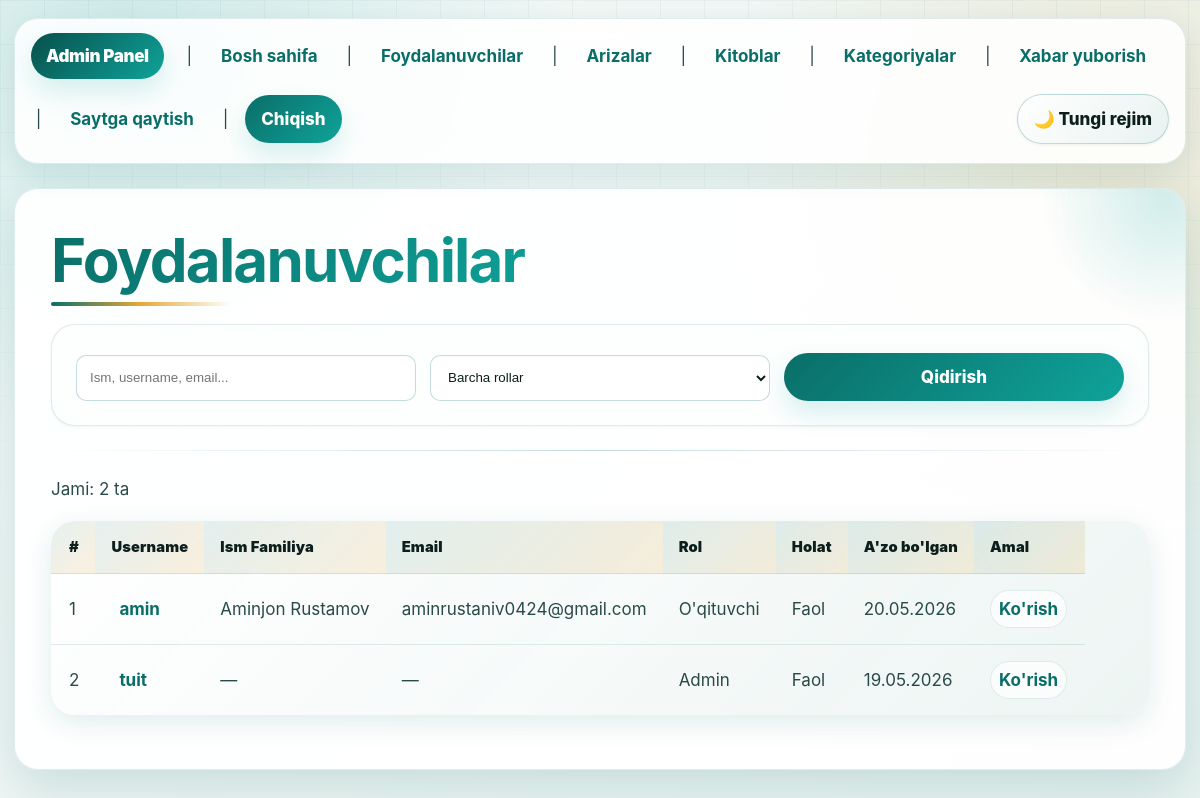
Page /dashboard/users/ (signed in) on the committed database.
### main/models.py (models this page shows, shortened)
class User(AbstractUser):
    class Role(models.TextChoices):
        STUDENT = 'student', 'Talaba'
        TEACHER = 'teacher', "O'qituvchi"
        ADMIN   = 'admin',   'Admin'
    role = models.CharField(
        max_length=10,
        choices=Role.choices,
        default=Role.STUDENT,
        verbose_name="Rol",
    )
    avatar = models.ImageField(
        upload_to='avatars/',
        null=True,
        blank=True,
        verbose_name="Profil rasmi",
    )
    bio = models.TextField(
        blank=True,
        verbose_name="Biografiya",
    )
    phone = models.CharField(
        max_length=20,
        blank=True,
        verbose_name="Telefon raqami",
    )
    created_at = models.DateTimeField(auto_now_add=True)
    updated_at = models.DateTimeField(auto_now=True)
    groups = models.ManyToManyField(
        'auth.Group',
        related_name='custom_user_set',
        blank=True,
        verbose_name='groups',
    )
    user_permissions = models.ManyToManyField(
        'auth.Permission',
        related_name='custom_user_set',
        blank=True,
        verbose_name='user permissions',
    )
    class Meta:
        verbose_name = "Foydalanuvchi"
        verbose_name_plural = "Foydalanuvchilar"

### main/views.py (the view, shortened to what this page needs)
# urls.py: path('dashboard/users/', views.AdminUserListView.as_view(), name='admin-user-list'),
class AdminUserListView(AdminRequiredMixin, View):
    template_name = 'admin_panel/user_list.html'
    def get(self, request):
        users    = User.objects.all().order_by('-date_joined')
        query    = request.GET.get('q', '').strip()
        role     = request.GET.get('role', '').strip()
        if role:
            users = users.filter(role=role)
        context = {
            'users':        users,
            'roles':        User.Role.choices,
            'current_role': role,
            'current_query': query,
        }
        return render(request, self.template_name, context)

### main/views.py (called while the page is built)
    def dispatch(self, request, *args, **kwargs):
        if not request.user.is_authenticated:
            return self.handle_no_permission()
        if request.user.role != User.Role.ADMIN:
            return HttpResponseForbidden("Bu sahifa faqat adminlar uchun.")
        return super().dispatch(request, *args, **kwargs)

### main/templates/admin_panel/user_list.html (shortened to what this page needs)
{% extends 'admin_panel/base_admin.html' %}
{% block content %}
<h1>Foydalanuvchilar</h1>
<form method="get">
    <input type="text" name="q" value="{{ current_query }}" placeholder="Ism, username, email...">
    <select name="role">
        <option value="">Barcha rollar</option>
    </select>
    <button type="submit">Qidirish</button>
</form>
<hr>
{% if users %}
    <p>Jami: {{ users|length }} ta</p>
    <table border="1" cellpadding="5">
        <thead>
            <tr>
                <th>#</th>
                <th>Username</th>
                <th>Ism Familiya</th>
                <th>Email</th>
                <th>Rol</th>
                <th>Holat</th>
                <th>A'zo bo'lgan</th>
                <th>Amal</th>
            </tr>
        </thead>
        <tbody>
            {% for u in users %}
                <tr>
                    <td>{{ forloop.counter }}</td>
                    <td><a href="{% url 'main:admin-user-detail' u.pk %}">{{ u.username }}</a></td>
                    <td>{{ u.get_full_name|default:"—" }}</td>
                    <td>{{ u.email|default:"—" }}</td>
                    <td>{{ u.get_role_display }}</td>
                    <td>{% if u.is_active %}Faol{% else %}Faol emas{% endif %}</td>
                    <td>{{ u.date_joined|date:"d.m.Y" }}</td>
                    <td><a href="{% url 'main:admin-user-detail' u.pk %}">Ko'rish</a></td>
                </tr>
            {% endfor %}
        </tbody>
    </table>
{% else %}
    <p>Foydalanuvchilar topilmadi.</p>
{% endif %}
{% endblock %}

### rows in the picture
User: username "amin", get_full_name "Aminjon Rustamov", email "aminrustaniv0424@gmail.com", role "O'qituvchi", is_active "Faol", date_joined "20.05.2026"
User: username "tuit", get_full_name "—", email "—", role "Admin", is_active "Faol", date_joined "19.05.2026"

### other values in the picture
{{ users|length }} "2"
